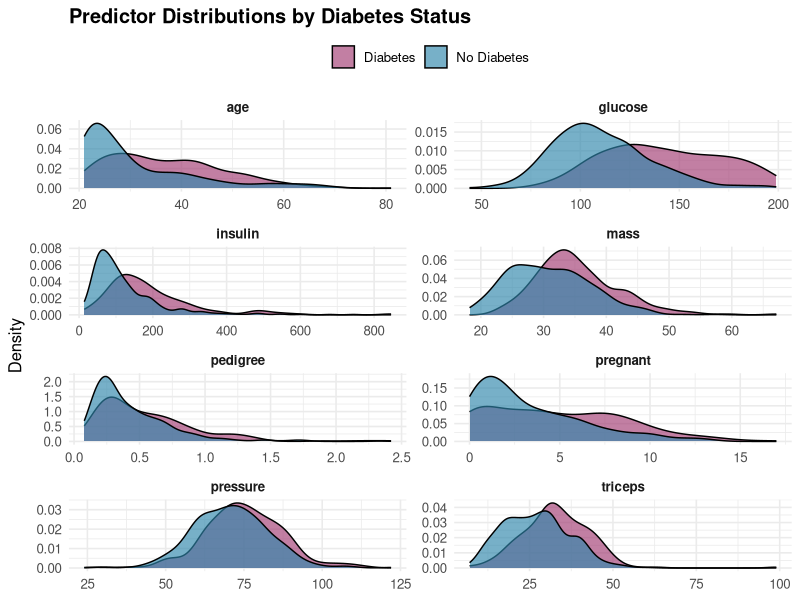
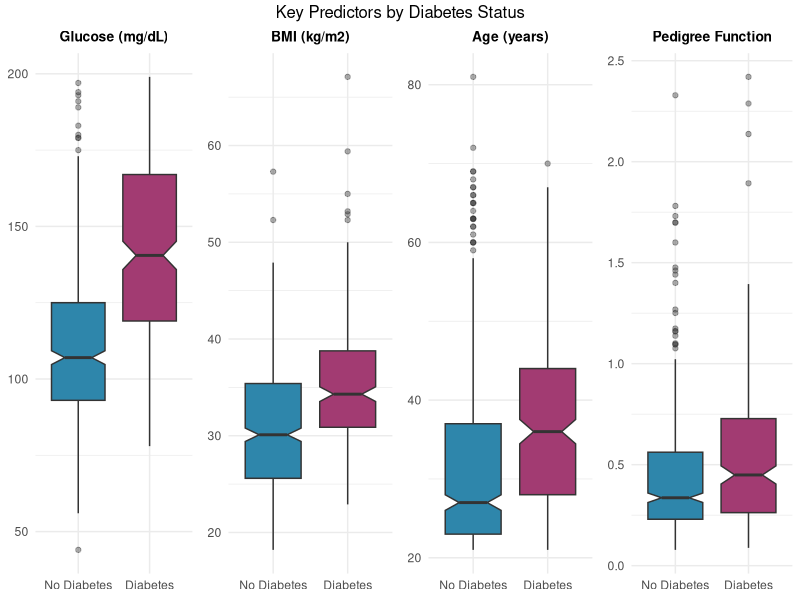
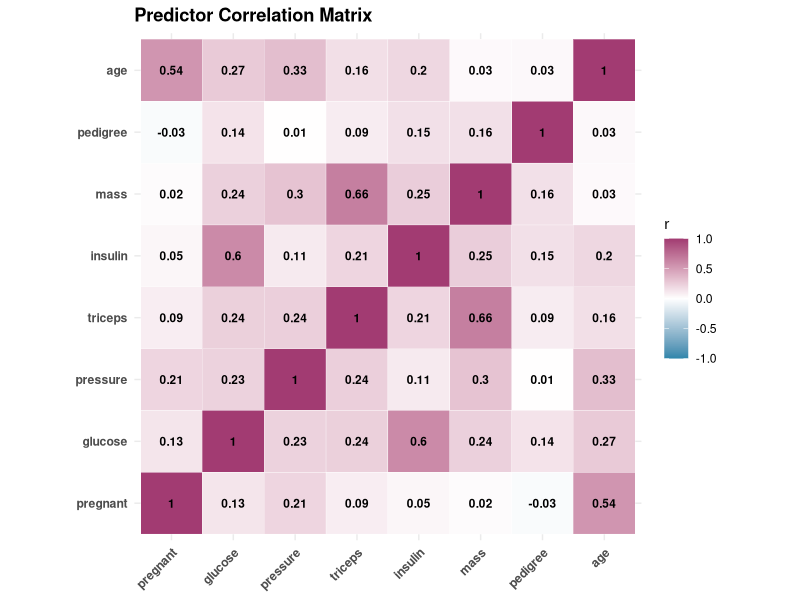
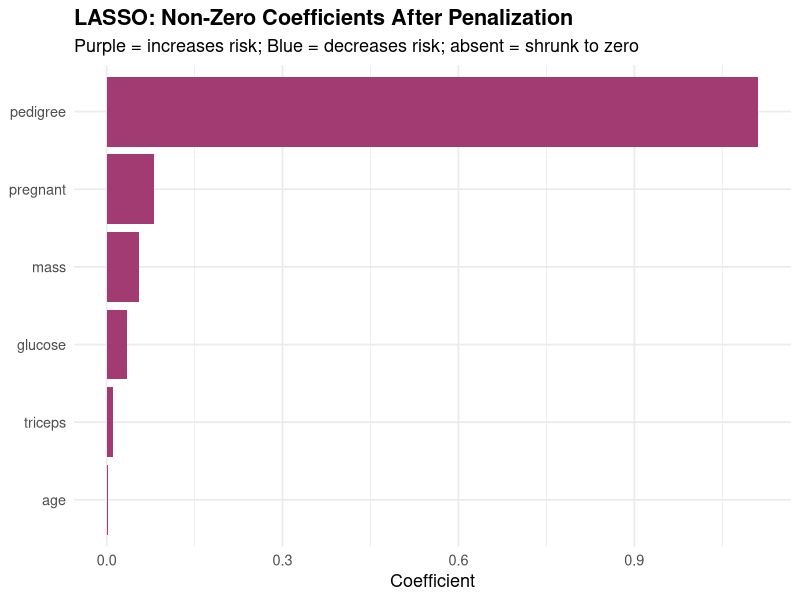
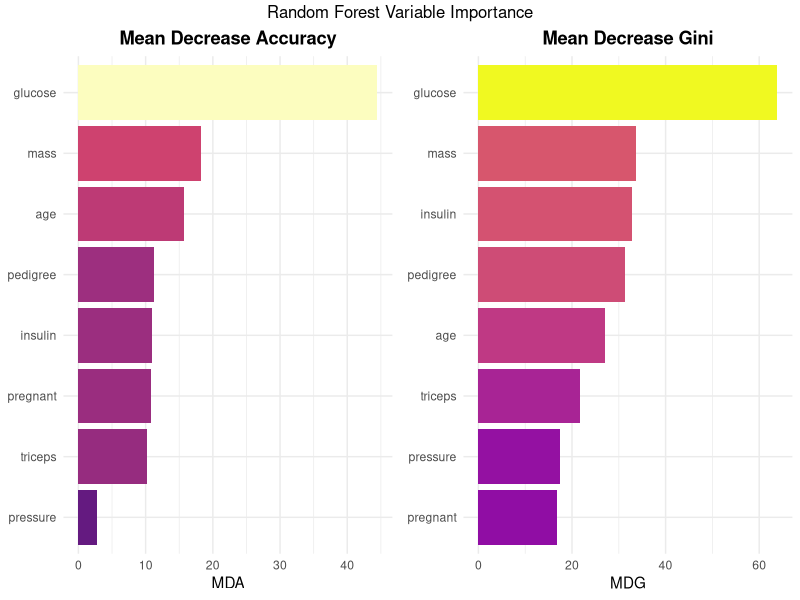
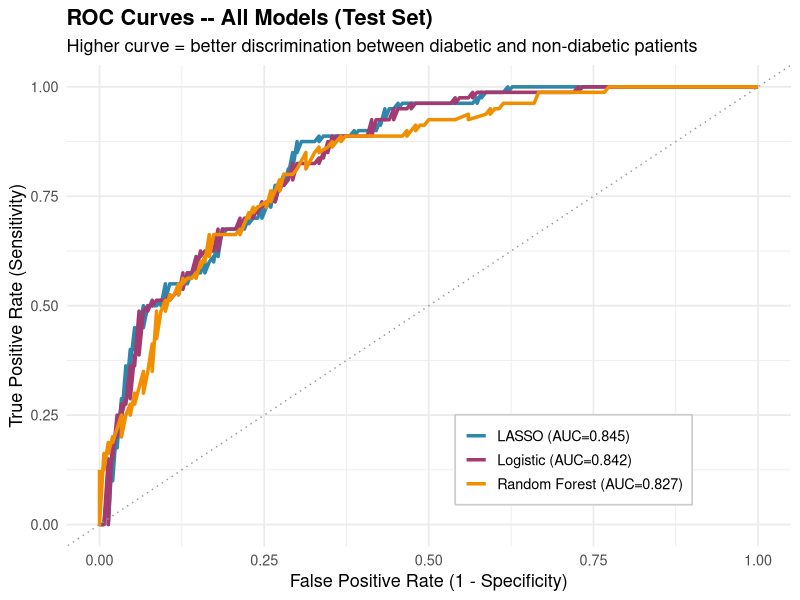
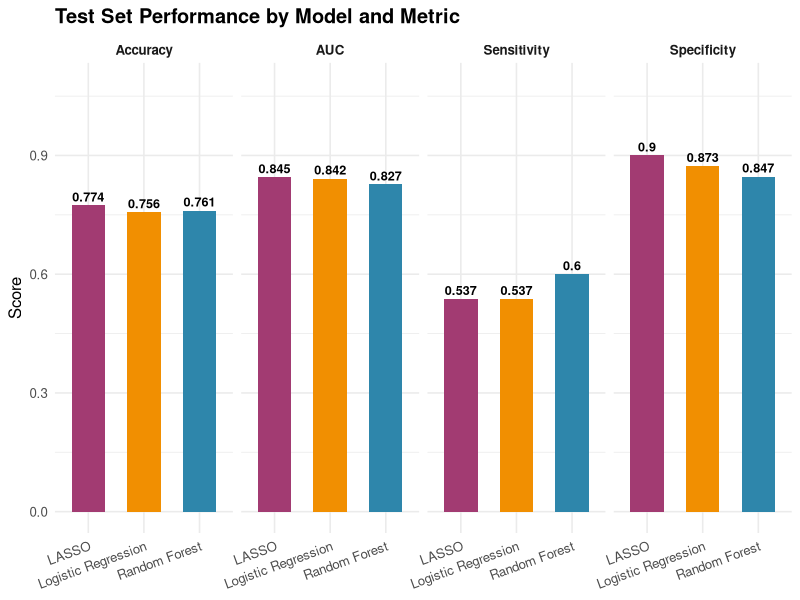
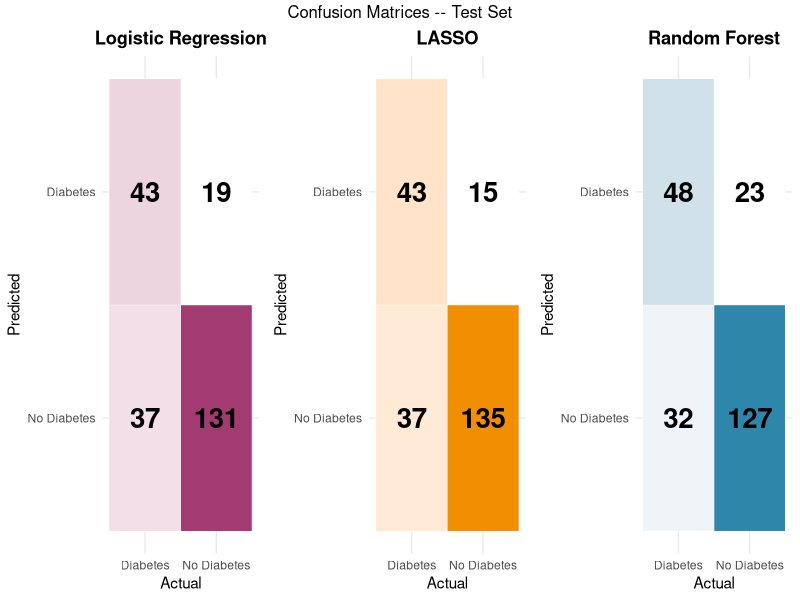

Generate these figures, in order, with R:
## ---- chunk 1
knitr::opts_chunk$set(echo = TRUE, warning = FALSE, message = FALSE)
## ---- chunk 2
rm(list = ls())
set.seed(10)

required_packages <- c(
  "tidyverse", "mlbench", "caret", "pROC",
  "glmnet", "mice", "gridExtra", "reshape2",
  "randomForest", "knitr", "kableExtra", "scales", "viridis"
)

for (pkg in required_packages) {
  if (!requireNamespace(pkg, quietly = TRUE)) install.packages(pkg)
  suppressPackageStartupMessages(library(pkg, character.only = TRUE))
}

# Color palette
palette_neg <- "#2E86AB"   # Blue  – No Diabetes
palette_pos <- "#A23B72"   # Purple – Diabetes
palette_neu <- "#F18F01"   # Orange – neutral / third element
## ---- chunk 3
data("PimaIndiansDiabetes2", package = "mlbench")
diabetes_raw <- PimaIndiansDiabetes2

# Impute missing values
imp <- mice(diabetes_raw[, -9], m = 5, method = "pmm",
            seed = 123, printFlag = FALSE)
diabetes <- complete(imp, 1)
diabetes$diabetes <- diabetes_raw$diabetes

continuous_vars <- c("pregnant","glucose","pressure","triceps",
                     "insulin","mass","pedigree","age")
## ---- chunk 4
idx        <- createDataPartition(diabetes$diabetes, p = 0.70, list = FALSE)
train_data <- diabetes[idx, ]
test_data  <- diabetes[-idx, ]
## ---- chunk 5
diabetes |>
  select(all_of(continuous_vars), diabetes) |>
  pivot_longer(-diabetes, names_to = "Variable", values_to = "Value") |>
  mutate(Outcome = ifelse(diabetes == "neg", "No Diabetes", "Diabetes")) |>
  ggplot(aes(x = Value, fill = Outcome)) +
  geom_density(alpha = 0.65) +
  scale_fill_manual(values = c("No Diabetes" = palette_neg, "Diabetes" = palette_pos)) +
  facet_wrap(~Variable, scales = "free", ncol = 2) +
  labs(title = "Predictor Distributions by Diabetes Status",
       x = NULL, y = "Density", fill = NULL) +
  theme_minimal(base_size = 12) +
  theme(plot.title = element_text(face = "bold"), legend.position = "top",
        strip.text = element_text(face = "bold"))
## ---- chunk 6
top_vars   <- c("glucose", "mass", "age", "pedigree")
top_labels <- c("Glucose (mg/dL)", "BMI (kg/m2)", "Age (years)", "Pedigree Function")

bp_list <- mapply(function(v, lab) {
  ggplot(diabetes, aes_string(x = "diabetes", y = v, fill = "diabetes")) +
    geom_boxplot(notch = TRUE, outlier.alpha = 0.4, show.legend = FALSE) +
    scale_x_discrete(labels = c("neg" = "No Diabetes", "pos" = "Diabetes")) +
    scale_fill_manual(values = c("neg" = palette_neg, "pos" = palette_pos)) +
    labs(title = lab, x = NULL, y = NULL) +
    theme_minimal(base_size = 11) +
    theme(plot.title = element_text(face = "bold", hjust = 0.5, size = 10))
}, top_vars, top_labels, SIMPLIFY = FALSE)

grid.arrange(grobs = bp_list, ncol = 4,
             top = "Key Predictors by Diabetes Status")
## ---- chunk 7
cor_melt <- diabetes |>
  select(all_of(continuous_vars)) |>
  cor() |>
  melt()

ggplot(cor_melt, aes(x = Var1, y = Var2, fill = value)) +
  geom_tile(color = "white") +
  geom_text(aes(label = round(value, 2)), size = 3, fontface = "bold") +
  scale_fill_gradient2(low = palette_neg, mid = "white", high = palette_pos,
                       midpoint = 0, limits = c(-1, 1), name = "r") +
  labs(title = "Predictor Correlation Matrix", x = NULL, y = NULL) +
  theme_minimal(base_size = 11) +
  theme(axis.text.x = element_text(angle = 45, hjust = 1, face = "bold"),
        axis.text.y = element_text(face = "bold"),
        plot.title  = element_text(face = "bold")) +
  coord_fixed()
## ---- chunk 8
diabetes |>
  group_by(diabetes) |>
  summarise(across(all_of(continuous_vars),
                   ~paste0(round(mean(.), 1), " (+-", round(sd(.), 1), ")")),
            .groups = "drop") |>
  mutate(diabetes = ifelse(diabetes == "neg", "No Diabetes", "Diabetes")) |>
  pivot_longer(-diabetes, names_to = "Variable") |>
  pivot_wider(names_from = diabetes, values_from = value) |>
  kbl(caption = "Mean (+-SD) by Diabetes Status",
      col.names = c("Variable", "No Diabetes", "Diabetes")) |>
  kable_styling(bootstrap_options = c("striped","hover","condensed"), full_width = FALSE)
## ---- chunk 9
log_full <- glm(diabetes ~ ., data = train_data, family = binomial)
log_step <- step(log_full, direction = "both", trace = 0)

# Predictions
log_prob_tr  <- predict(log_step, train_data, type = "response")
log_prob_te  <- predict(log_step, test_data,  type = "response")
log_class_tr <- factor(ifelse(log_prob_tr > 0.5, "pos", "neg"), levels = c("neg","pos"))
log_class_te <- factor(ifelse(log_prob_te > 0.5, "pos", "neg"), levels = c("neg","pos"))

log_cm_tr  <- confusionMatrix(log_class_tr, train_data$diabetes, positive = "pos")
log_cm_te  <- confusionMatrix(log_class_te, test_data$diabetes,  positive = "pos")
log_roc_tr <- roc(train_data$diabetes, log_prob_tr, quiet = TRUE)
log_roc_te <- roc(test_data$diabetes,  log_prob_te, quiet = TRUE)
## ---- chunk 10

## ---- chunk 11
x_tr <- model.matrix(diabetes ~ ., train_data)[,-1]
y_tr <- ifelse(train_data$diabetes == "pos", 1, 0)
x_te <- model.matrix(diabetes ~ ., test_data)[,-1]

cv_lasso    <- cv.glmnet(x_tr, y_tr, alpha = 1, family = "binomial", nfolds = 10)
lasso_model <- glmnet(x_tr, y_tr, alpha = 1, family = "binomial",
                      lambda = cv_lasso$lambda.min)

# Predictions
las_prob_tr  <- predict(lasso_model, x_tr, type = "response")[,1]
las_prob_te  <- predict(lasso_model, x_te, type = "response")[,1]
las_class_tr <- factor(ifelse(las_prob_tr > 0.5, "pos", "neg"), levels = c("neg","pos"))
las_class_te <- factor(ifelse(las_prob_te > 0.5, "pos", "neg"), levels = c("neg","pos"))

las_cm_tr  <- confusionMatrix(las_class_tr, train_data$diabetes, positive = "pos")
las_cm_te  <- confusionMatrix(las_class_te, test_data$diabetes,  positive = "pos")
las_roc_tr <- roc(train_data$diabetes, las_prob_tr, quiet = TRUE)
las_roc_te <- roc(test_data$diabetes,  las_prob_te, quiet = TRUE)
## ---- chunk 12
las_coef_df <- data.frame(
  Variable = rownames(as.matrix(coef(lasso_model))),
  Coef     = as.matrix(coef(lasso_model))[,1]
) |> filter(Variable != "(Intercept)", Coef != 0) |>
  arrange(desc(abs(Coef)))

ggplot(las_coef_df, aes(x = reorder(Variable, abs(Coef)), y = Coef, fill = Coef > 0)) +
  geom_col(show.legend = FALSE) +
  scale_fill_manual(values = c("FALSE" = palette_neg, "TRUE" = palette_pos)) +
  coord_flip() +
  labs(title    = "LASSO: Non-Zero Coefficients After Penalization",
       subtitle = "Purple = increases risk; Blue = decreases risk; absent = shrunk to zero",
       x = NULL, y = "Coefficient") +
  theme_minimal(base_size = 13) +
  theme(plot.title = element_text(face = "bold"))
## ---- chunk 13
rf_model <- randomForest(diabetes ~ ., data = train_data,
                         ntree = 500, mtry = 3, importance = TRUE)

rf_prob_tr  <- predict(rf_model, train_data, type = "prob")[,"pos"]
rf_prob_te  <- predict(rf_model, test_data,  type = "prob")[,"pos"]
rf_class_tr <- predict(rf_model, train_data, type = "class")
rf_class_te <- predict(rf_model, test_data,  type = "class")

rf_cm_tr  <- confusionMatrix(rf_class_tr, train_data$diabetes, positive = "pos")
rf_cm_te  <- confusionMatrix(rf_class_te, test_data$diabetes,  positive = "pos")
rf_roc_tr <- roc(train_data$diabetes, rf_prob_tr, quiet = TRUE)
rf_roc_te <- roc(test_data$diabetes,  rf_prob_te, quiet = TRUE)
## ---- chunk 14
imp_df <- as.data.frame(importance(rf_model)) |>
  rownames_to_column("Variable") |>
  arrange(desc(MeanDecreaseAccuracy))

p_mda <- ggplot(imp_df, aes(x = reorder(Variable, MeanDecreaseAccuracy),
                             y = MeanDecreaseAccuracy, fill = MeanDecreaseAccuracy)) +
  geom_col(show.legend = FALSE) +
  scale_fill_viridis_c(option = "magma", begin = 0.3) +
  coord_flip() +
  labs(title = "Mean Decrease Accuracy", x = NULL, y = "MDA") +
  theme_minimal(base_size = 11) +
  theme(plot.title = element_text(face = "bold", hjust = 0.5))

p_mdg <- ggplot(imp_df, aes(x = reorder(Variable, MeanDecreaseGini),
                             y = MeanDecreaseGini, fill = MeanDecreaseGini)) +
  geom_col(show.legend = FALSE) +
  scale_fill_viridis_c(option = "plasma", begin = 0.3) +
  coord_flip() +
  labs(title = "Mean Decrease Gini", x = NULL, y = "MDG") +
  theme_minimal(base_size = 11) +
  theme(plot.title = element_text(face = "bold", hjust = 0.5))

grid.arrange(p_mda, p_mdg, ncol = 2,
             top = "Random Forest Variable Importance")
## ---- chunk 15
results <- data.frame(
  Model       = c("Logistic Regression", "LASSO", "Random Forest"),
  Train_Acc   = round(c(log_cm_tr$overall["Accuracy"],
                        las_cm_tr$overall["Accuracy"],
                        rf_cm_tr$overall["Accuracy"]), 4),
  Test_Acc    = round(c(log_cm_te$overall["Accuracy"],
                        las_cm_te$overall["Accuracy"],
                        rf_cm_te$overall["Accuracy"]), 4),
  Sensitivity = round(c(log_cm_te$byClass["Sensitivity"],
                        las_cm_te$byClass["Sensitivity"],
                        rf_cm_te$byClass["Sensitivity"]), 4),
  Specificity = round(c(log_cm_te$byClass["Specificity"],
                        las_cm_te$byClass["Specificity"],
                        rf_cm_te$byClass["Specificity"]), 4),
  F1          = round(c(log_cm_te$byClass["F1"],
                        las_cm_te$byClass["F1"],
                        rf_cm_te$byClass["F1"]), 4),
  Test_AUC    = round(c(auc(log_roc_te),
                        auc(las_roc_te),
                        auc(rf_roc_te)), 4)
)

best <- which.max(results$Test_AUC)

kbl(results, caption = "Model Performance Comparison (Test Set)",
    col.names = c("Model","Train Acc.","Test Acc.","Sensitivity",
                  "Specificity","F1 Score","Test AUC")) |>
  kable_styling(bootstrap_options = c("striped","hover","condensed"), full_width = TRUE) |>
  row_spec(best, bold = TRUE, color = "white", background = palette_neg) |>
  add_footnote("Highlighted = best Test AUC", notation = "symbol")
## ---- chunk 16
roc_df <- bind_rows(
  data.frame(fpr = 1 - log_roc_te$specificities, tpr = log_roc_te$sensitivities,
             Model = paste0("Logistic (AUC=", round(auc(log_roc_te), 3), ")")),
  data.frame(fpr = 1 - las_roc_te$specificities, tpr = las_roc_te$sensitivities,
             Model = paste0("LASSO (AUC=", round(auc(las_roc_te), 3), ")")),
  data.frame(fpr = 1 - rf_roc_te$specificities,  tpr = rf_roc_te$sensitivities,
             Model = paste0("Random Forest (AUC=", round(auc(rf_roc_te), 3), ")"))
)

ggplot(roc_df, aes(x = fpr, y = tpr, color = Model)) +
  geom_line(linewidth = 1.2) +
  geom_abline(slope = 1, intercept = 0, linetype = "dotted", color = "gray60") +
  scale_color_manual(values = c(palette_neg, palette_pos, palette_neu)) +
  labs(title    = "ROC Curves -- All Models (Test Set)",
       subtitle = "Higher curve = better discrimination between diabetic and non-diabetic patients",
       x = "False Positive Rate (1 - Specificity)",
       y = "True Positive Rate (Sensitivity)",
       color = NULL) +
  theme_minimal(base_size = 13) +
  theme(plot.title = element_text(face = "bold"),
        legend.position = c(0.70, 0.18),
        legend.background = element_rect(fill = "white", color = "gray80"))
## ---- chunk 17
results |>
  select(Model, Test_Acc, Sensitivity, Specificity, Test_AUC) |>
  pivot_longer(-Model, names_to = "Metric", values_to = "Value") |>
  mutate(Metric = recode(Metric, "Test_Acc" = "Accuracy", "Test_AUC" = "AUC")) |>
  ggplot(aes(x = Model, y = Value, fill = Model)) +
  geom_col(width = 0.6, show.legend = FALSE) +
  geom_text(aes(label = round(Value, 3)), vjust = -0.4, size = 3.2, fontface = "bold") +
  scale_fill_manual(values = c(palette_pos, palette_neu, palette_neg)) +
  scale_y_continuous(limits = c(0, 1.08)) +
  facet_wrap(~Metric, ncol = 4) +
  labs(title = "Test Set Performance by Model and Metric", x = NULL, y = "Score") +
  theme_minimal(base_size = 12) +
  theme(axis.text.x  = element_text(angle = 20, hjust = 1),
        plot.title   = element_text(face = "bold"),
        strip.text   = element_text(face = "bold"))
## ---- chunk 18
plot_cm <- function(cm_obj, title_str, color) {
  cm_df <- as.data.frame(cm_obj$table)
  cm_df$Reference  <- factor(cm_df$Reference,  levels = c("pos","neg"))
  cm_df$Prediction <- factor(cm_df$Prediction, levels = c("neg","pos"))
  ggplot(cm_df, aes(x = Reference, y = Prediction, fill = Freq)) +
    geom_tile(color = "white") +
    geom_text(aes(label = Freq), size = 7, fontface = "bold") +
    scale_fill_gradient(low = "white", high = color) +
    scale_x_discrete(labels = c("pos" = "Diabetes", "neg" = "No Diabetes")) +
    scale_y_discrete(labels = c("pos" = "Diabetes", "neg" = "No Diabetes")) +
    labs(title = title_str, x = "Actual", y = "Predicted") +
    theme_minimal(base_size = 11) +
    theme(plot.title = element_text(face = "bold", hjust = 0.5),
          legend.position = "none")
}

grid.arrange(
  plot_cm(log_cm_te, "Logistic Regression", palette_pos),
  plot_cm(las_cm_te, "LASSO",               palette_neu),
  plot_cm(rf_cm_te,  "Random Forest",        palette_neg),
  ncol = 3, top = "Confusion Matrices -- Test Set"
)
## ---- chunk 19
log_c  <- abs(coef(log_step)[-1]); log_c  <- log_c  / sum(log_c)
las_c  <- abs(as.matrix(coef(lasso_model))[-1,1])
las_c  <- las_c / sum(las_c)
rf_mda <- importance(rf_model)[,"MeanDecreaseAccuracy"]
rf_mda <- rf_mda / sum(rf_mda)

make_imp <- function(vals, model_name) {
  v <- setNames(rep(0, length(continuous_vars)), continuous_vars)
  v[names(vals)] <- vals
  data.frame(Variable = continuous_vars, Importance = v, Model = model_name)
}

all_imp <- bind_rows(
  make_imp(log_c,  "Logistic"),
  make_imp(las_c,  "LASSO"),
  make_imp(rf_mda, "Random Forest")
) |> filter(Importance > 0)

ggplot(all_imp, aes(x = reorder(Variable, Importance), y = Importance, fill = Model)) +
  geom_col(position = "dodge") +
  scale_fill_manual(values = c("Logistic" = palette_pos, "LASSO" = palette_neu,
                               "Random Forest" = palette_neg)) +
  coord_flip() +
  labs(title    = "Normalized Variable Importance -- All Three Models",
       subtitle = "Scores scaled to sum to 1 within each model for direct comparison",
       x = NULL, y = "Normalized Importance", fill = "Model") +
  theme_minimal(base_size = 13) +
  theme(plot.title = element_text(face = "bold"), legend.position = "top")
## ---- chunk 20
data.frame(
  Rank     = 1:5,
  Variable = c("Glucose", "BMI (mass)", "Age", "Pedigree Function", "Pregnancies")
) |>
  kbl(caption = "Top 5 Most Influential Variables (Consistent Across All Models)") |>
  kable_styling(bootstrap_options = c("striped","hover","condensed"), full_width = TRUE)
